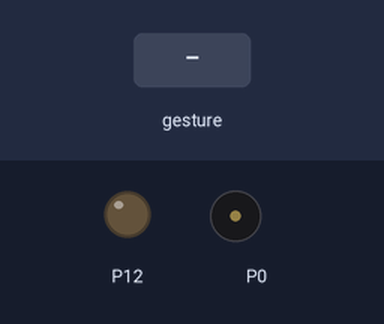
This program was run on a simulated BBC micro:bit (MakeCode). Shown: output pins drawn as LEDs (lit = HIGH), buzzer (waves = sounding). The test bench sets the inputs (shaded band). A tilt is held for 1.5 s and a shake lasts 1 s, then the board lies face up again.

Above: at 1.2 s.
1.3 s: gesture 'shake'
At 1.86 s:
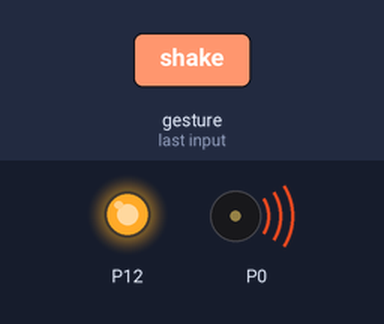
Timing chart, 0 to 4.3 s (numbered marks = the images above; inputs shaded):
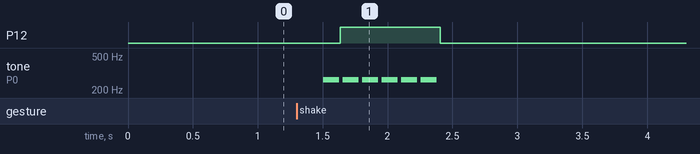

The program:

main.ts
```typescript
basic.forever(function () {
    if (input.isGesture(Gesture.Shake)) {
        music.playTone(262, music.beat(BeatFraction.Quarter))
        pins.digitalWritePin(DigitalPin.P12, 1)
    } else {
        pins.digitalWritePin(DigitalPin.P12, 0)
    }
})
```

test.ts
```typescript
// 在此处测试；当此软件包作为插件使用时，将不会编译此软件包。
```

Measured:
- after the input at 1.3 s, P12: LOW → HIGH after 0.33 s, → LOW 0.77 s later; tone on P0: alternates 262 Hz for 0.13 s and silent for 0.03 s, 12 changes in all, then stays silent, starting after 0.20 s
